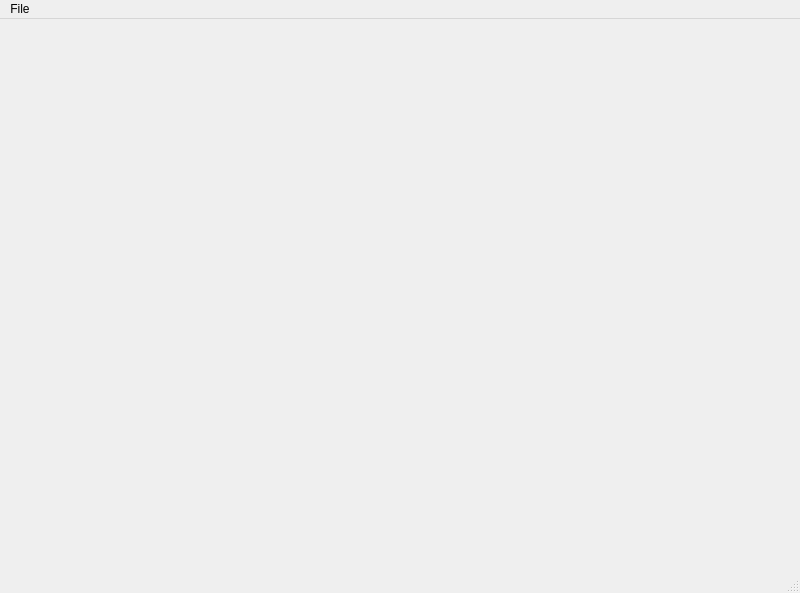
<?xml version="1.0" encoding="UTF-8"?>
<ui version="4.0">
 <class>MainWindow</class>
 <widget class="QMainWindow" name="MainWindow">
  <property name="geometry">
   <rect>
    <x>0</x>
    <y>0</y>
    <width>800</width>
    <height>593</height>
   </rect>
  </property>
  <property name="windowTitle">
   <string>MainWindow</string>
  </property>
  <widget class="QWidget" name="centralwidget">
   <widget class="PaintArea" name="widget" native="true">
    <property name="geometry">
     <rect>
      <x>-1</x>
      <y>-1</y>
      <width>801</width>
      <height>551</height>
     </rect>
    </property>
    <property name="sizePolicy">
     <sizepolicy hsizetype="Maximum" vsizetype="Maximum">
      <horstretch>0</horstretch>
      <verstretch>0</verstretch>
     </sizepolicy>
    </property>
   </widget>
  </widget>
  <widget class="QMenuBar" name="menubar">
   <property name="geometry">
    <rect>
     <x>0</x>
     <y>0</y>
     <width>800</width>
     <height>22</height>
    </rect>
   </property>
   <widget class="QMenu" name="menuFile">
    <property name="title">
     <string>File</string>
    </property>
   </widget>
   <addaction name="menuFile"/>
  </widget>
  <widget class="QStatusBar" name="statusbar"/>
 </widget>
 <customwidgets>
  <customwidget>
   <class>PaintArea</class>
   <extends>QWidget</extends>
   <header>paintarea.h</header>
   <container>1</container>
  </customwidget>
 </customwidgets>
 <resources/>
 <connections/>
</ui>
